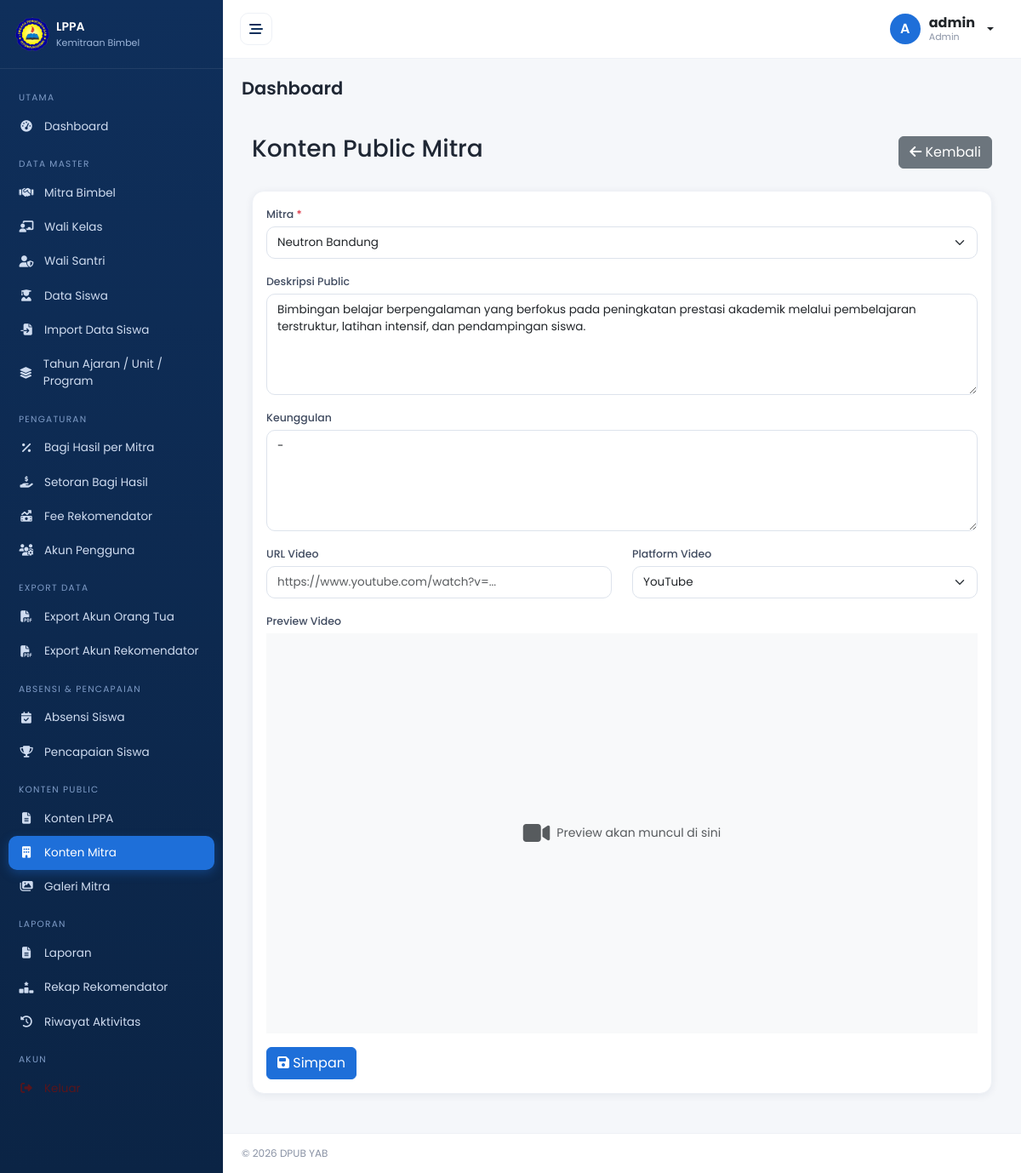
Page /admin/konten_mitra.php?partner_id=4 (signed in) on the committed database.
### tables this page shows
CREATE TABLE `partners` (
  `id` int(11) NOT NULL,
  `user_id` int(11) DEFAULT NULL,
  `nama_mitra` varchar(150) NOT NULL,
  `penanggung_jawab` varchar(120) DEFAULT NULL,
  `telepon` varchar(30) DEFAULT NULL,
  `email` varchar(120) DEFAULT NULL,
  `alamat` text DEFAULT NULL,
  `tanggal_mulai` date DEFAULT NULL,
  `status` enum('aktif','nonaktif') NOT NULL DEFAULT 'aktif',
  `persentase_bagi_hasil` decimal(5,2) NOT NULL DEFAULT 15.00,
  `keterangan` text DEFAULT NULL,
  `created_at` timestamp NOT NULL DEFAULT current_timestamp(),
  `tax_enabled` tinyint(1) NOT NULL DEFAULT 0 COMMENT 'Apakah pajak diaktifkan untuk mitra ini',
  `tax_percentage` decimal(5,2) NOT NULL DEFAULT 0.00 COMMENT 'Persentase pajak (0-100)',
  `tax_manual_nominal` decimal(14,2) DEFAULT 0.00,
  `tax_method` enum('none','percentage','manual') NOT NULL DEFAULT 'none',
  `public_programs` text DEFAULT NULL,
  `public_levels` text DEFAULT NULL,
  `public_program_unggulan` text DEFAULT NULL,
  `public_website` varchar(255) DEFAULT NULL,
  `public_whatsapp` varchar(30) DEFAULT NULL,
  `public_address` text DEFAULT NULL,
  `public_logo` varchar(255) DEFAULT NULL,
  `public_cover` varchar(255) DEFAULT NULL,
  `is_public` tinyint(1) NOT NULL DEFAULT 1,
  `display_order` int(11) NOT NULL DEFAULT 0,
  `public_description` text DEFAULT NULL,
  `deskripsi_public` text DEFAULT NULL,
  `keunggulan_public` text DEFAULT NULL,
  `video_url` varchar(500) DEFAULT NULL,
  `video_platform` enum('youtube','drive','other') DEFAULT 'youtube'
);

### config/app.php (called while the page is built, shortened)
<?php
function base_url(string $path = ''): string {
    $script = str_replace('\\', '/', dirname($_SERVER['SCRIPT_NAME'] ?? '/'));
    $parts = explode('/', trim($script, '/'));
    $last  = end($parts);
    if (in_array($last, ['admin', 'mitra', 'wali', 'orang_tua', 'auth', 'reports'], true)) {
        array_pop($parts);
    }
    $base = '/' . implode('/', array_filter($parts));
    $base = rtrim($base, '/');
    if ($path !== '') {
        $qpos = strpos($path, '?');
        $pathOnly = $qpos !== false ? substr($path, 0, $qpos) : $path;
        $queryStr = $qpos !== false ? substr($path, $qpos) : '';
        if (substr($pathOnly, -4) === '.php') {
            $pathOnly = substr($pathOnly, 0, -4);
        }
        $path = $pathOnly . $queryStr;
    }
    return $base . '/' . ltrim($path, '/');
}
require_once __DIR__ . '/database.php';
require_once __DIR__ . '/../includes/functions.php';

### includes/auth.php (called while the page is built, shortened)
<?php
require_once __DIR__ . '/../config/app.php';
function role(): string { return $_SESSION['user']['role'] ?? ''; }

### config/database.php (called while the page is built, shortened)
<?php
function db(): PDO {
    static $pdo = null;
    if ($pdo === null) {
        $dsn = 'mysql:host=' . DB_HOST . ';dbname=' . DB_NAME . ';charset=' . DB_CHARSET;
        try {
            $pdo = new PDO($dsn, DB_USER, DB_PASS, [
                PDO::ATTR_ERRMODE            => PDO::ERRMODE_EXCEPTION,
                PDO::ATTR_DEFAULT_FETCH_MODE => PDO::FETCH_ASSOC,
                PDO::ATTR_EMULATE_PREPARES   => false,
            ]);
        } catch (PDOException $e) {
            die('Koneksi database gagal: ' . htmlspecialchars($e->getMessage()));
        }
    }
    return $pdo;
}

### includes/functions.php (called while the page is built, shortened)
<?php
function e($v): string { return htmlspecialchars((string)$v, ENT_QUOTES, 'UTF-8'); }

### admin/konten_mitra.php (the view, shortened to what this page needs)
<?php
require_once __DIR__ . '/../includes/auth.php';
$partnerId = role() === 'mitra' ? my_partner_id() : (int)($_GET['partner_id'] ?? 0);
$partners = db()->query("SELECT * FROM partners WHERE status = 'aktif' ORDER BY nama_mitra")->fetchAll();
$partnerData = null;
if ($partnerId) {
    $partnerData = db()->prepare("SELECT * FROM partners WHERE id = ?");
    $partnerData->execute([$partnerId]);
    $partnerData = $partnerData->fetch();
}
require_once __DIR__ . '/../includes/header.php';
?>
<div class="container-fluid py-4">
    <div class="d-flex justify-content-between align-items-center mb-4">
        <h3>Konten Public Mitra</h3>
        <a href="<?= base_url('admin/partners.php') ?>" class="btn btn-secondary">
            <i class="fa-solid fa-arrow-left"></i> Kembali
        </a>
    </div>
    <div class="card">
        <div class="card-body">
            <form method="POST">
                <?php if (role() === 'admin'): ?>
                <div class="mb-3">
                    <label class="form-label">Mitra <span class="text-danger">*</span></label>
                    <select name="partner_id" class="form-select" required id="partnerSelect" onchange="loadPartnerData()">
                        <?php foreach ($partners as $p): ?>
                            <option value="<?= $p['id'] ?>" <?= $partnerId == $p['id'] ? 'selected' : '' ?>>
                                <?= e($p['nama_mitra']) ?>
                            </option>
                        <?php endforeach; ?>
                    </select>
                </div>
                <?php else: ?>
                <input type="hidden" name="partner_id" value="<?= $partnerId ?>">
                <?php endif; ?>
                <div class="mb-3">
                    <label class="form-label">Deskripsi Public</label>
                    <textarea name="deskripsi_public" class="form-control" rows="5" id="deskripsiPublic"><?= e($partnerData['deskripsi_public'] ?? '') ?></textarea>
                </div>
                <div class="mb-3">
                    <label class="form-label">Keunggulan</label>
                    <textarea name="keunggulan_public" class="form-control" rows="5" id="keunggulanPublic"><?= e($partnerData['keunggulan_public'] ?? '') ?></textarea>
                </div>
                <div class="row">
                    <div class="col-md-6">
                        <div class="mb-3">
                            <label class="form-label">URL Video</label>
                            <input type="text" name="video_url" class="form-control" id="videoUrl" value="<?= e($partnerData['video_url'] ?? '') ?>" placeholder="https://www.youtube.com/watch?v=...">
                        </div>
                    </div>
                    <div class="col-md-6">
                        <div class="mb-3">
                            <label class="form-label">Platform Video</label>
                            <select name="video_platform" class="form-select" id="videoPlatform">
                                <option value="youtube" <?= ($partnerData['video_platform'] ?? 'youtube') === 'youtube' ? 'selected' : '' ?>>YouTube</option>
                            </select>
                        </div>
                    </div>
                </div>
                <div class="mb-3">
                    <label class="form-label">Preview Video</label>
                    <div id="videoPreview" class="ratio ratio-16x9 bg-light">
                        <div class="d-flex align-items-center justify-content-center text-muted">
                            <i class="fa-solid fa-video fa-2x me-2"></i>
                            <span>Preview akan muncul di sini</span>
                        </div>
                    </div>
                </div>
                <button type="submit" class="btn btn-primary">
                    <i class="fa-solid fa-save"></i> Simpan
                </button>
            </form>
        </div>
    </div>
</div>
<?php require_once __DIR__ . '/../includes/footer.php'; ?>

### assets/css/style.css (style rules this page uses)
:root { --navy:#0f2f5b; --navy-700:#14406f; --blue:#1e6fd9; --blue-100:#e8f1fd; --gray-50:#f5f7fa; --gray-100:#eef1f6; --gray-400:#8a93a5; --text:#1f2734; --green:#16a34a; --amber:#d97706; --red:#dc2626; --radius:14px; --shadow:0 2px 10px rgba(15,47,91,.07); --sidebar-w:262px; }
* { box-sizing:border-box }
html,body { overflow-x:hidden }
body { margin:0;font-family:'Poppins',system-ui,sans-serif;background:var(--gray-50);color:var(--text);font-size:14px }
a { text-decoration:none }
.card { border:1px solid var(--gray-100);border-radius:var(--radius);box-shadow:var(--shadow) }
.btn-primary { background:var(--blue);border-color:var(--blue) }
.form-label { font-size:12.5px;font-weight:500;color:#3f4a5f;margin-bottom:4px }
.form-control,.form-select { border-radius:10px;border-color:#dde3ec;font-size:13.5px;padding:.5rem .75rem }

### rows in the picture
partners: deskripsi_public "Bimbingan belajar berpengalaman yang berfokus pada peningkatan prestasi akademik melalui pembelajaran terstruktur, latihan intensif, dan pendampingan siswa.", keunggulan_public "-", video_platform "YouTube"

### other values in the picture
substr(user()['nama'] ?? 'U', 0, 1) "A"
user()['nama'] "admin"
str_replace('_', ' ', ucfirst(role())) "Admin"
$PAGE_TITLE "Dashboard"
COPYRIGHT_HOLDER "DPUB YAB"
form field partner_id "Neutron Bandung"
